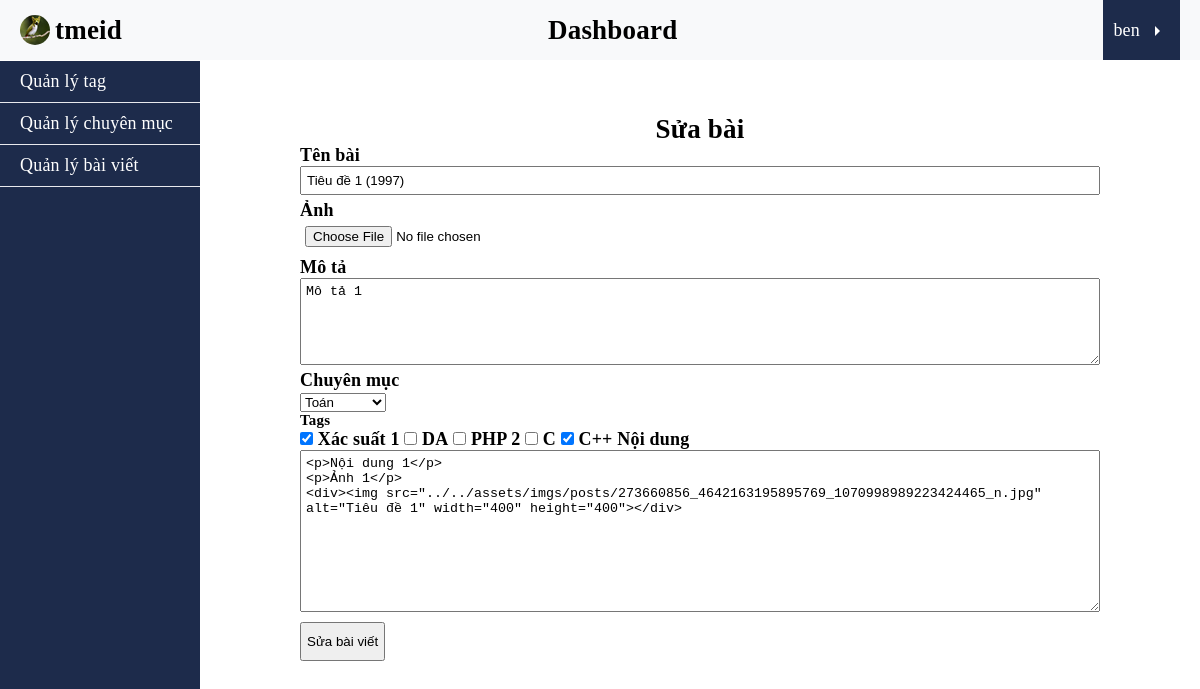
Page /dashboard/posts/edit.php?id=70 (signed in) on the earlier database version.
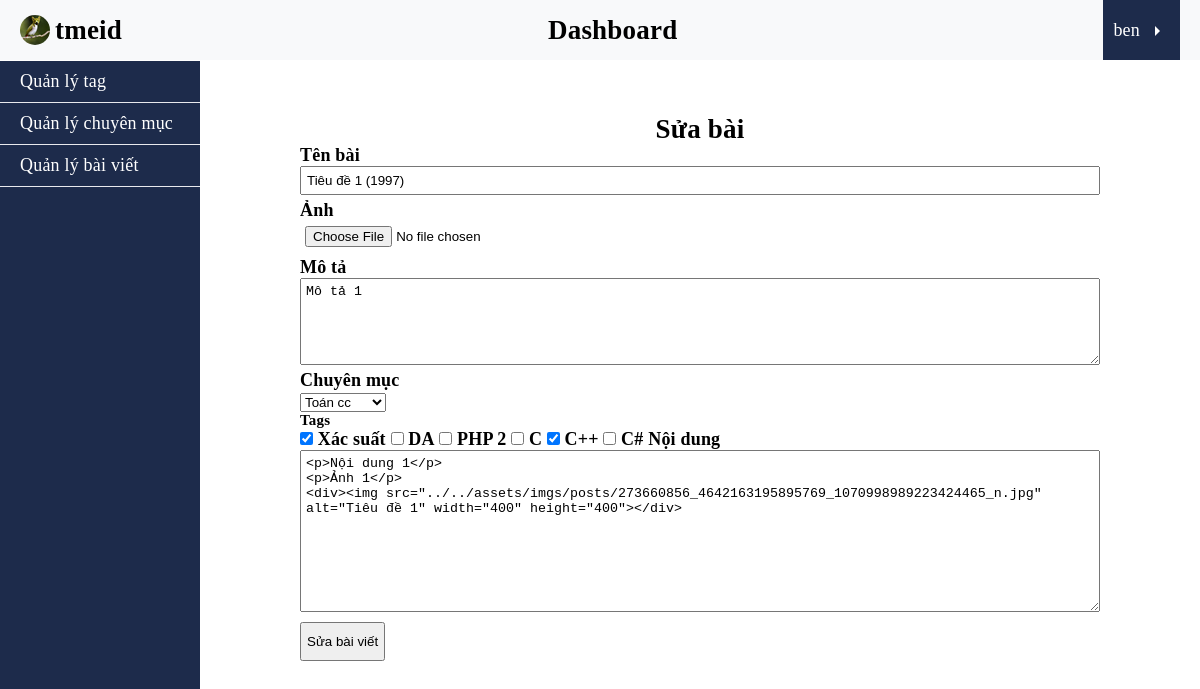
Same page on the later database version.
### tables this page shows
CREATE TABLE `post` (
  `id` int(11) NOT NULL,
  `title` varchar(255) NOT NULL,
  `description` text NOT NULL,
  `slug` varchar(255) NOT NULL,
  `content` text NOT NULL,
  `img` varchar(255) NOT NULL,
  `published` tinyint(4) NOT NULL,
  `author_id` int(11) DEFAULT NULL,
  `category_id` int(11) DEFAULT NULL,
  `created_at` timestamp NOT NULL DEFAULT current_timestamp()
);

CREATE TABLE `category` (
  `id` int(11) NOT NULL,
  `name` varchar(100) NOT NULL,
  `slug` varchar(255) NOT NULL,
  `created_at` timestamp NOT NULL DEFAULT current_timestamp()
);

CREATE TABLE `tag` (
  `id` int(11) NOT NULL,
  `tag_name` varchar(100) NOT NULL,
  `slug` varchar(100) NOT NULL,
  `created_at` timestamp NOT NULL DEFAULT current_timestamp()
);

### app/controllers/posts.php (called while the page is built, shortened)
<?php
require_once ROOT_PATH . '/app/database/db.php';
require_once ROOT_PATH . '/app/controllers/tags.php';
$post = [
    TITLE_PROPERTY => '',
    DESCRIPTION_PROPERTY => '',
    IMG_PROPERTY => '',
    CATEGORY_ID_PROPERTY => '',
    TAG_ID_PROPERTY => [],
    CONTENT_PROPERTY => ''
];
if (isset($_GET['id'])) {
    $record = selectOne(POST_TABLE, ['id' => $_GET['id']]);
    holdValues($post, $record);
    $post['id'] = $record['id'];
}

### app/database/db.php (called while the page is built, shortened)
<?php
include 'connect.php';
function executeQuery($sql, $data){
    global $connect;
    $values = array_values($data);
    $types = str_repeat('s', count($values));
    $stm = $connect->prepare($sql);
    $stm->bind_param($types, ...$values);
    $stm->execute();
    return $stm;
}
function selectAll($table, $condition = [], $limit = 0, $except = [], $desc = false){
    global $connect;
    $sql = "SELECT * FROM $table";
    if(empty($condition)){
        $stm = $connect->prepare($sql);
        $stm->execute();
        $records = $stm->get_result()->fetch_all(MYSQLI_ASSOC);
    }
    return $records;
}
function selectOne($table, $data){
    $sql = "SELECT * FROM $table";
    $i = 0;
    foreach($data as $key => $value){
        if($i === 0){
            $sql = $sql . " WHERE $key = ?";
        }else{
            $sql = $sql . " AND $key = ?";
        }
        $i++;
    }
    $sql = $sql . " LIMIT 1";
    $stm = executeQuery($sql, $data);
    $record = $stm->get_result()->fetch_assoc();
    return $record;
}

### app/controllers/categories.php (called while the page is built, shortened)
<?php
    require_once ROOT_PATH .'/app/database/db.php';
    $categories = selectAll(CATEGORY_TABLE);

### app/controllers/tags.php (called while the page is built, shortened)
<?php
    require_once ROOT_PATH .'/app/database/db.php';
    $tags = selectAll(TAG_TABLE);

### dashboard/posts/edit.php (the view, shortened to what this page needs)
<?php
require_once ROOT_PATH . '/app/controllers/posts.php';
require_once ROOT_PATH . '/app/controllers/categories.php';
require_once ROOT_PATH . '/app/controllers/tags.php';
?>
<!DOCTYPE html>
<html lang="vi">
<head>
    <link rel="stylesheet" href="../../assets/css/style.css">
    <link rel="stylesheet" href="../../assets/css/login.css" type="text/css">
</head>
<body>
    <header>
        <?php include ROOT_PATH . '/app/blade/header_dashboard.php' ?>
    </header>
    <main>
        <div class="dashboard">
            <?php include '../../app/blade/nav_dashboard.php' ?>
            <section class="dashboard-data">
                <form action="edit.php" method="POST" class="create-post" enctype="multipart/form-data">
                    <h3>Sửa bài</h4>
                        <label for="titleName">Tên bài</label>
                        <input type="text" id="titleName" placeholder="Nhập tên" name="title" value="<?php echo $post[TITLE_PROPERTY] ?>">
                        <label for="img">Ảnh</label>
                        <input type="file" name="img" id="img">
                        <label for="des">Mô tả</label>
                        <textarea cols="30" rows="5" id="des" tabindex="-1" name="description"><?php echo $post[DESCRIPTION_PROPERTY] ?></textarea>
                        <label for="category" class="label-category">Chuyên mục</label>
                        <select name="category_id" id="category">
                            <?php foreach ($categories as $category) : ?>
                                <option value="<?php echo $category['id'] ?>" <?php echo $post[CATEGORY_ID_PROPERTY] == $category['id'] ? 'selected' : '' ?>>
                                    <?php echo $category[CATEGORY_NAME_PROPERTY] ?>
                                </option>
                            <?php endforeach ?>
                        </select>
                        <h5>Tags</h5>
                        <?php foreach ($tags as $tag) : ?>
                            <input type="checkbox" id="<?php echo $tag[TAG_NAME_PROPERTY] ?>" name="tag_id[]" value="<?php echo $tag['id'] ?>" <?php if (!empty($_POST[TAG_ID_PROPERTY]))
                                                                                                                                                    echo in_array($tag['id'], $_POST[TAG_ID_PROPERTY]) ? 'checked' : ''
                                                                                                                                                ?>>
                            <label for="<?php echo $tag[TAG_NAME_PROPERTY] ?>"><?php echo $tag[TAG_NAME_PROPERTY] ?></label>
                        <?php endforeach; ?>
                        <label for="content">Nội dung</label>
                        <textarea name="content" id="content" cols="30" rows="10" class="post-content" tabindex="-1"><?php echo $post[CONTENT_PROPERTY] ?></textarea>
                        <input type="submit" value="Sửa bài viết" class="btn" name="btn-edit-post">
                </form>
            </section>
        </div>
    </main>
</body>

Differences in the rows shown:
changed through a linked row, post "Mô tả 1": category_id "Toán" → "Toán cc"
changed tag: tag_name "Xác suất 1" → "Xác suất"
added tag: tag_name "C#"
